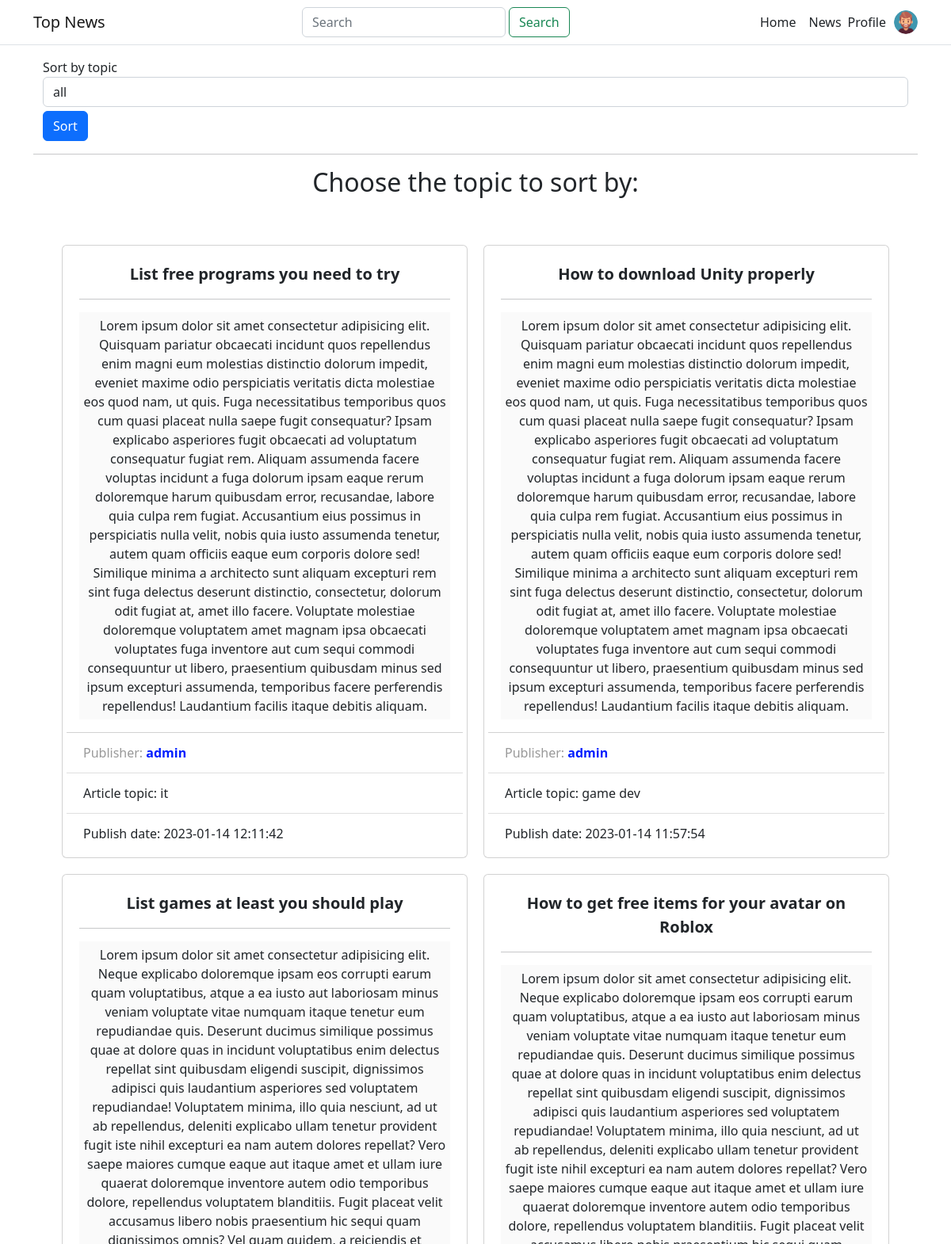
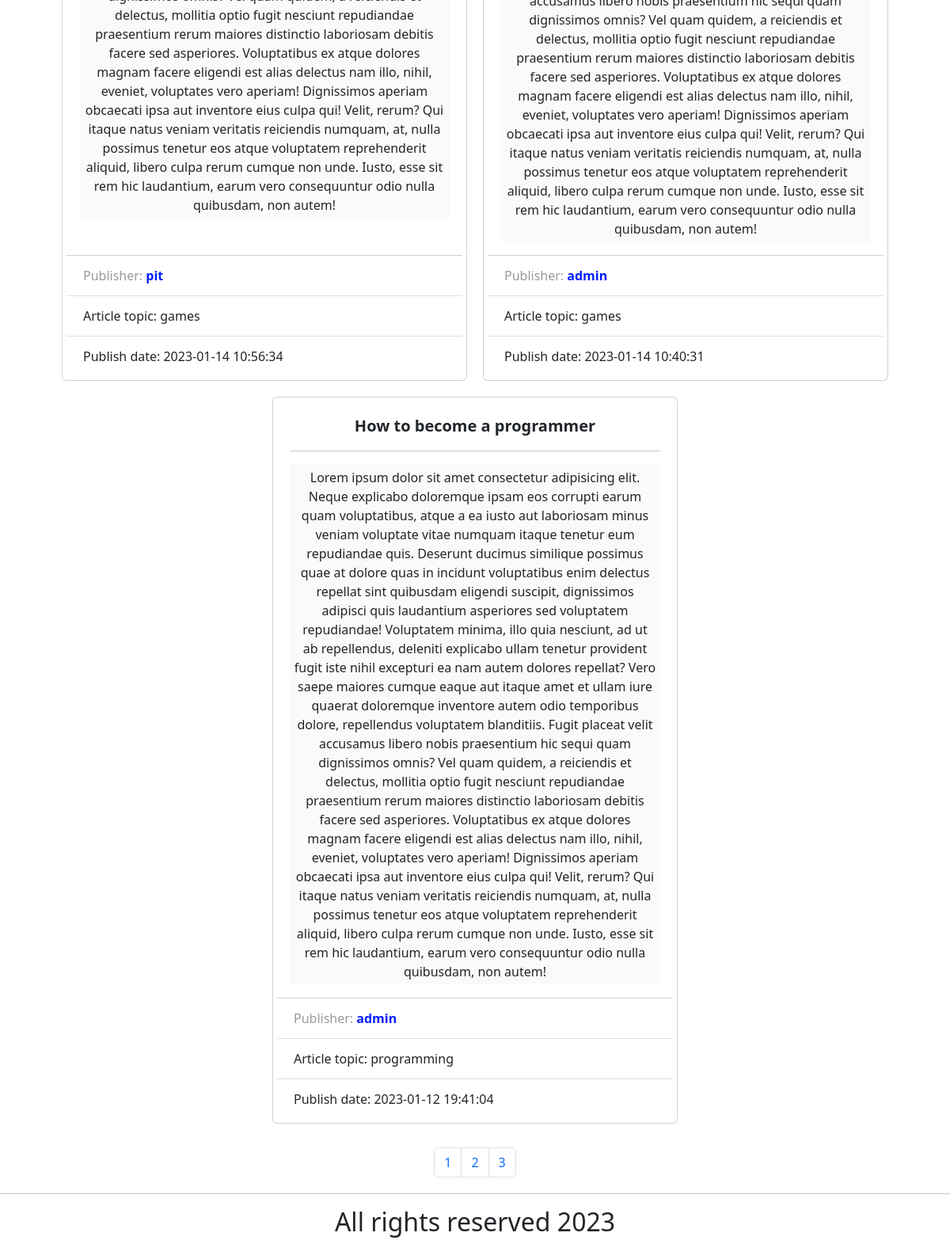
Page /news.php?&page=3 on the committed database (2 pictures, top to bottom).
### tables this page shows
CREATE TABLE `news_table` (
  `id` int(11) NOT NULL,
  `article_author` int(11) DEFAULT NULL,
  `article_date` datetime DEFAULT NULL,
  `article_title` varchar(100) DEFAULT NULL,
  `article_content` text DEFAULT NULL,
  `article_type` varchar(100) DEFAULT NULL
);

CREATE TABLE `users` (
  `user_id` int(11) NOT NULL,
  `log` varchar(255) DEFAULT NULL,
  `pas` varchar(255) DEFAULT NULL
);

### action.php (the view, shortened to what this page needs)
<?php
require_once "db-settings/dbconnect.php";
function out($count, $offset = 0, $sort_topic = "all")
{
    global $conn;
    $arr_out = [];
    try {
        if ($sort_topic == "all") {
            if (!$result = $conn->query("SELECT * FROM `news_table` ORDER BY article_date DESC LIMIT " . $count . " OFFSET $offset")) {
                throw new Exception('Error selection from table `news_table`: [' . $conn->error . ']');
            }
        } else {
            if (!$result = $conn->query("SELECT * FROM `news_table` WHERE `article_type` = '" . $sort_topic . "' ORDER BY article_date DESC LIMIT " . $count . " OFFSET " . $offset . "")) {
                throw new Exception('Error selection from table `news_table`: [' . $conn->error . ']');
            }
        }
        while ($row = $result->fetch_assoc()) {
            $arr_out[] = $row;
        }
    } catch (Exception $e) {
        echo $e->getMessage();
    }
    return $arr_out;
}
function get_count_articles($sql)
{
    global $conn;
    try {
        if (!$result = $conn->query($sql)) {
            throw new Exception('Error selection from table `news_table`: [' . $conn->error . ']');
        }
        return $result->fetch_assoc()['COUNT(`article_author`)'];
    } catch (Exception $e) {
        echo $e->getMessage();
    }
}
function out_pages($sql = "SELECT COUNT(`article_author`) FROM news_table;", $sort = "")
{
    $count_articles = get_count_articles($sql);
    $str = '<div class="pages"><ul class="pagination justify-content-center" style="margin:20px 0">';
    $n = 1;
    for ($i = 0; $i < $count_articles; $i += 5) {
        $str .= '<li class="page-item"><a class="page-link" href="news.php?' . $sort . '&page=' . $n . '">' . $n . '</a></li>';
        $n++;
    }
    $str .= '</ul></div>';
    return $str;
}
function get_article_item($row)
{
    return '<div class="article__item card">
                    <div class="card-body">
                        <div class="article__title card-title">' . $row["article_title"] . '</div>
                        <hr>
                        <div class="article__content card-text">' . $row["article_content"] . '</div>
                    </div>
                    <ul class="list-group list-group-flush">
                        <li class="list-group-item">
                            <div class="article__publisher">Publisher: <span class="user__name">' . get_username_by_id($row["article_author"]) . '</span></div>
                        </li>
                        <li class="list-group-item">
                            <div class="article__date">Article topic: ' . $row["article_type"] . ' </div>
                        </li>
                        <li class="list-group-item">
                            <div class="article__date">Publish date: ' . $row["article_date"] . '</div>
                        </li>
                    </ul>
                </div>';
}
function get_username_by_id($id)
{
    global $conn;
    $sql = "SELECT `users`.log FROM `users` WHERE `users`.user_id = $id;";
    try {
        if (!$result = $conn->query($sql)) {
            throw new Exception('Error selection from table `news_table`: [' . $conn->error . ']');
        }
        return $result->fetch_assoc()['log'];;
    } catch (Exception $e) {
        echo $e->getMessage();
    }
}

### news.php (shortened to what this page needs)
<?php
include "html-parts/header.php";
require_once "action.php";
?>
<section class="form-sort">
    <div class="form-sort__wrap">
        <div class="container">
            <form action="<?php echo $_SERVER['PHP_SELF']; ?>" method="get">
                <div class="form-group">
                    <label for="topic">Sort by topic</label>
                    <select class="form-control" name="topic" id="topic">
                        <option value="all">all</option>
                    </select>
                </div>
                <div class="btn-send">
                    <input type="submit" name="sortBy" value="Sort" class="btn btn-primary">
                </div>
            </form>
        </div>
    </div>
</section>
<hr>
<section class="news">
    <div class="news__wrap">
        <div class="container">
            <h2>Choose the topic to sort by:</h2>
            <?php
            echo '<div class="articles__list">';
            if (isset($_GET['topic']) && $_GET['topic'] != "all") {
                $sort_topic = $_GET['topic'];
                if (isset($_GET['page'])) {
                    $page = $_GET['page'];
                    $out = out(5, ($page - 1) * 5, $sort_topic);
                } else {
                    $out = out(5, 0, $sort_topic);
                }
                if (count($out) > 0) {
                    foreach ($out as $row) {
                        echo get_article_item($row);
                    }
                } else {
                    echo "В гостевой книге пока нет записей...<br>";
                }
                echo '</div>';
                echo out_pages("SELECT COUNT(`article_author`) FROM news_table WHERE `article_type` = '".$sort_topic."';", "topic=$sort_topic");
            } else {
                if (isset($_GET['page'])) {
                    $page = $_GET['page'];
                    $out = out(5, ($page - 1) * 5);
                } else {
                    $out = out(5);
                }
                if (count($out) > 0) {
                    foreach ($out as $row) {
                        echo get_article_item($row);
                    }
                } else {
                    echo "В гостевой книге пока нет записей...<br>";
                }
                echo '</div>';
                echo out_pages();
            }
            ?>
        </div>
    </div>
</section>
<?php
include "html-parts/footer.php";

### assets/style/style.css (style rules this page uses)
body * { transition: all 0.5s ease; }
h1, h2 { text-align: center; }
.articles__list { margin-top: 50px; display: flex; flex-direction: row; flex-wrap: wrap; justify-content: center; }
.article__item { margin: 10px; padding: 5px; width: 32rem; }
.article__title { text-align: center; font-weight: 700; font-size: 20px; }
.article__publisher { color: #999999; padding: 5px; }
.article__content { text-align: center; background: #fafafa; padding: 5px; }
.article__date { padding: 5px; }
.user__name { color: rgb(0, 30, 255); font-weight: bold; }
.btn-send { margin-top: 5px; }

### rows in the picture
news_table: article_title "List free programs you need to try", article_content "Lorem ipsum dolor sit amet consectetur adipisicing elit. Quisquam pariatur obcaecati incidunt quos repellendus enim magni eum molestias distinctio dolorum impedit, eveniet maxime odio perspiciatis veritatis dicta molestiae eos quod nam, ut quis. Fuga necessitatibus temporibus quos cum quasi placeat nulla saepe fugit consequatur? Ipsam explicabo asperiores fugit obcaecati ad voluptatum consequatur fugiat rem. Aliquam assumenda facere voluptas incidunt a fuga dolorum ipsam eaque rerum doloremque harum quibusdam error, recusandae, labore quia culpa rem fugiat. Accusantium eius possimus in perspiciatis nulla velit, nobis quia iusto assumenda tenetur, autem quam officiis eaque eum corporis…", article_author.log "admin", article_type "it", article_date "2023-01-14 12:11:42"
news_table: article_title "How to download Unity properly", article_content "Lorem ipsum dolor sit amet consectetur adipisicing elit. Quisquam pariatur obcaecati incidunt quos repellendus enim magni eum molestias distinctio dolorum impedit, eveniet maxime odio perspiciatis veritatis dicta molestiae eos quod nam, ut quis. Fuga necessitatibus temporibus quos cum quasi placeat nulla saepe fugit consequatur? Ipsam explicabo asperiores fugit obcaecati ad voluptatum consequatur fugiat rem. Aliquam assumenda facere voluptas incidunt a fuga dolorum ipsam eaque rerum doloremque harum quibusdam error, recusandae, labore quia culpa rem fugiat. Accusantium eius possimus in perspiciatis nulla velit, nobis quia iusto assumenda tenetur, autem quam officiis eaque eum corporis…", article_author.log "admin", article_type "game dev", article_date "2023-01-14 11:57:54"
news_table: article_title "List games at least you should play", article_content "Lorem ipsum dolor sit amet consectetur adipisicing elit. Neque explicabo doloremque ipsam eos corrupti earum quam voluptatibus, atque a ea iusto aut laboriosam minus veniam voluptate vitae numquam itaque tenetur eum repudiandae quis. Deserunt ducimus similique possimus quae at dolore quas in incidunt voluptatibus enim delectus repellat sint quibusdam eligendi suscipit, dignissimos adipisci quis laudantium asperiores sed voluptatem repudiandae! Voluptatem minima, illo quia nesciunt, ad ut ab repellendus, deleniti explicabo ullam tenetur provident fugit iste nihil excepturi ea nam autem dolores repellat? Vero saepe maiores cumque eaque aut itaque amet et ullam iure quaerat doloremque…", article_author.log "pit", article_type "games", article_date "2023-01-14 10:56:34"
news_table: article_title "How to get free items for your avatar on Roblox", article_content "Lorem ipsum dolor sit amet consectetur adipisicing elit. Neque explicabo doloremque ipsam eos corrupti earum quam voluptatibus, atque a ea iusto aut laboriosam minus veniam voluptate vitae numquam itaque tenetur eum repudiandae quis. Deserunt ducimus similique possimus quae at dolore quas in incidunt voluptatibus enim delectus repellat sint quibusdam eligendi suscipit, dignissimos adipisci quis laudantium asperiores sed voluptatem repudiandae! Voluptatem minima, illo quia nesciunt, ad ut ab repellendus, deleniti explicabo ullam tenetur provident fugit iste nihil excepturi ea nam autem dolores repellat? Vero saepe maiores cumque eaque aut itaque amet et ullam iure quaerat doloremque…", article_author.log "admin", article_type "games", article_date "2023-01-14 10:40:31"
news_table: article_title "How to become a programmer", article_content "Lorem ipsum dolor sit amet consectetur adipisicing elit. Neque explicabo doloremque ipsam eos corrupti earum quam voluptatibus, atque a ea iusto aut laboriosam minus veniam voluptate vitae numquam itaque tenetur eum repudiandae quis. Deserunt ducimus similique possimus quae at dolore quas in incidunt voluptatibus enim delectus repellat sint quibusdam eligendi suscipit, dignissimos adipisci quis laudantium asperiores sed voluptatem repudiandae! Voluptatem minima, illo quia nesciunt, ad ut ab repellendus, deleniti explicabo ullam tenetur provident fugit iste nihil excepturi ea nam autem dolores repellat? Vero saepe maiores cumque eaque aut itaque amet et ullam iure quaerat doloremque…", article_author.log "admin", article_type "programming", article_date "2023-01-12 19:41:04"
